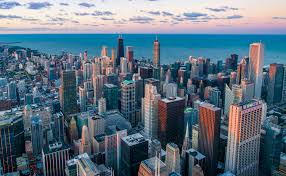
#> input picture open_cv/images.jpg, 286 x 176 px
$ python open_cv2.py
#> lines starting #> are read from the running program, lines starting #| are printed output that depends on the picture
import cv2
import matplotlib.pyplot as plt


image = cv2.imread('images.jpg')
#> image is the input picture: shape (176, 286, 3); mean B, G, R 126.8, 112.2, 93.3

image_rgb = cv2.cvtColor(image, cv2.COLOR_RGB2BGR)
plt.imshow(image_rgb)
plt.title("RGB IMAGE")
plt.show()


image_gray = cv2.cvtColor(image, cv2.COLOR_BGR2GRAY)
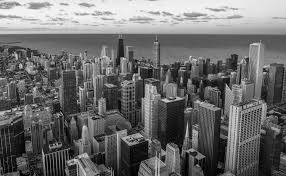
#> image_gray: shape (176, 286); min 0, max 254, mean 108.2
plt.imshow(image_gray)
plt.title("GRAYSCALE")
plt.show()


cropped_image = image[100:300 , 200:400]
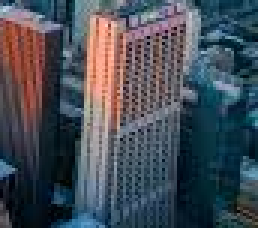
#> cropped_image: shape (76, 86, 3) (shown 3 times larger); mean B, G, R 86.8, 77.3, 70.3
cropped_rgb = cv2.cvtColor(cropped_image , cv2.COLOR_BGR2RGB)
plt.imshow(cropped_image)
plt.title("CROPPED")
plt.show()
